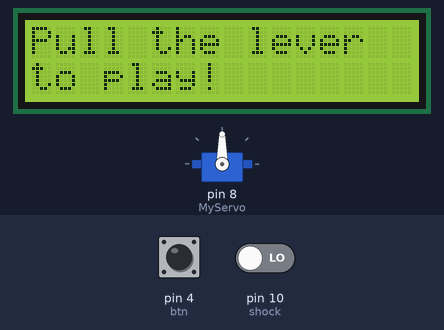
A sketch run on a simulated Arduino Uno, built with avr-gcc and run on an emulated ATmega328P. On the bench: servo, 16×2 character LCD. Inputs (shaded band) come from the test bench; at power-on: pin 4 (btn) LOW, pin 10 (shock) LOW. Random numbers use the default seed unless the sketch sets one; what the sketch prints to the serial monitor is not drawn.

Above: at 5.0 s.
5.1 s: pin 4 (btn) pulled HIGH for 0.15 s
At 8.1 s:
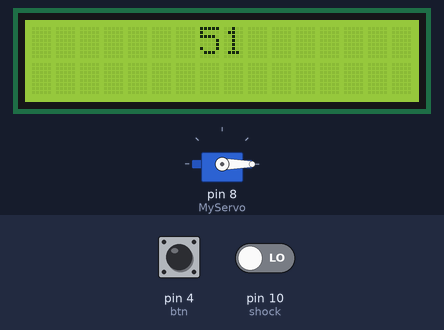
8.2 s: pin 4 (btn) pulled HIGH for 3.2 s
At 12.8 s:
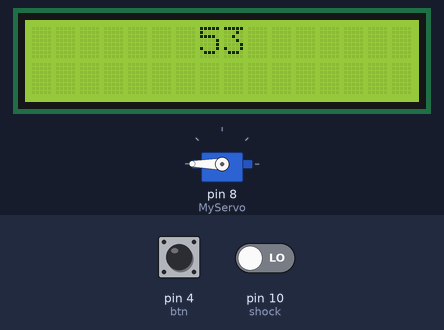
14.4 s: pin 4 (btn) pulled HIGH for 1 s
At 18.0 s:
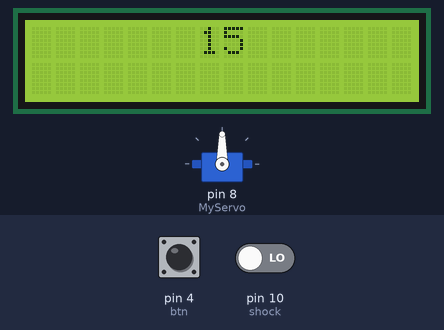
18.4 s: pin 10 (shock) driven HIGH
At 19.5 s:
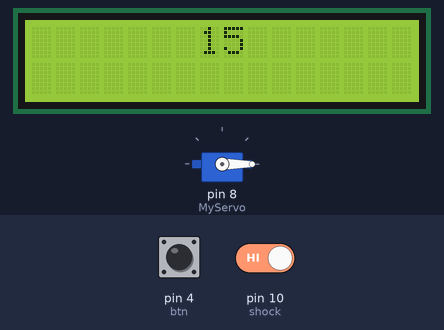
Timing chart, 0 to 21.6 s (numbered marks = the images above; inputs shaded):
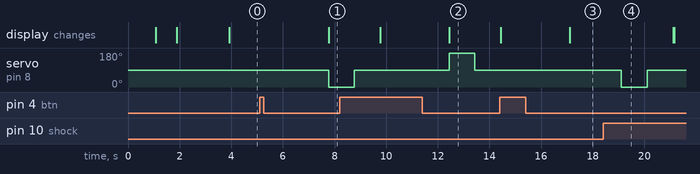

Measured:
- after the input at 5.1 s, servo on pin 8 (MyServo): 90° → 0° after 2.7 s; the display: changes after 2.7 s (image 1)
- after the input at 18.4 s, servo on pin 8 (MyServo): 90° → 0° after 0.71 s, → 90° 1.0 s later

The sketch:

finished_board_game.ino
```cpp
#include <Servo.h>
Servo MyServo;

#include <time.h>

#include <LiquidCrystal_I2C.h>

#include <Wire.h>;

LiquidCrystal_I2C lcd1(0x27, 16, 2);

int shock = 10;
int btn = 4;
int way = 0; // way that the servo will turn depending on whose turn it is
bool rip = false; //boolean for letting the servos move

void setup() {
  // put your setup code here, to run once:

  srand(time(NULL));
  pinMode(btn, INPUT);
  pinMode(shock, INPUT);
  MyServo.attach(8);
  Serial.begin(9600);
  lcd1.begin();
  lcd1.backlight();
  delay(1000);
  lcd1.setCursor(0, 0);
  lcd1.print("Welcome to:");
  lcd1.setCursor(0, 1);
  delay(800);
  lcd1.print("Gamble For Four");
  delay(2000);
  lcd1.clear();
  MyServo.write(90);

}


void servo()
{
  MyServo.write(way);
  delay (1000);
  MyServo.write(90);
  delay (1000);
}


void end()
{
  rip = false;
  MyServo.write(90);
  lcd1.clear();
}


void loop() { //main code here

  lcd1.print("Pull the lever");
  lcd1.setCursor(0, 1);
  lcd1.print("to play!        ");
  int random = rand() % 100; //THE rng
  Serial.println(way);


  // 90 mid, 0 right, 180 left

  //btn pressed stuff ------------------------------------------------------V

  if (digitalRead(btn) == HIGH)
  {
    lcd1.clear();
    Serial.println(random);

    for (int t = 0; t < 1400; t++) //loading screen
    {
      int load = rand() % 100;
      lcd1.print(load);
      random % load;
    }

    lcd1.clear();
    lcd1.setCursor(7, 0);
    lcd1.print(random);
    rip = true;
  }
  //servo moving stuff ---------------------------------------------------------------------V
  while (rip == true)
  {
    if (random <= 20)
    {
      delay(2000);

      if (digitalRead(shock) == HIGH)
      {
        MyServo.write(way);
        servo();
      }
      end();

    }

    else if ((random >= 21) && (random <= 65))
    {
      for (int t = 0; t < 1; t++)
      {
        servo();
      }

      end();
    }

    else if ((random >= 66) && (random <= 80))
    {

      for (int t = 0; t < 2; t++)
      {
        servo();
      }

      end();
    }

    else if ((random >= 81) && (random <= 98))
    {
      for (int t = 0; t < 3; t++)
      {

        servo();
      }

      end();
    }

    else if (random == 99) {

      for (int t = 0; t < 4; t++)
      {
        servo();
      }

      end();
    }

    else
    {
      end();
    }

    //turn changer -----V
    if (way == 0) {
      way = 180;
    }
    else if (way == 180) {
      way = 0;
    }
  }
}
```
